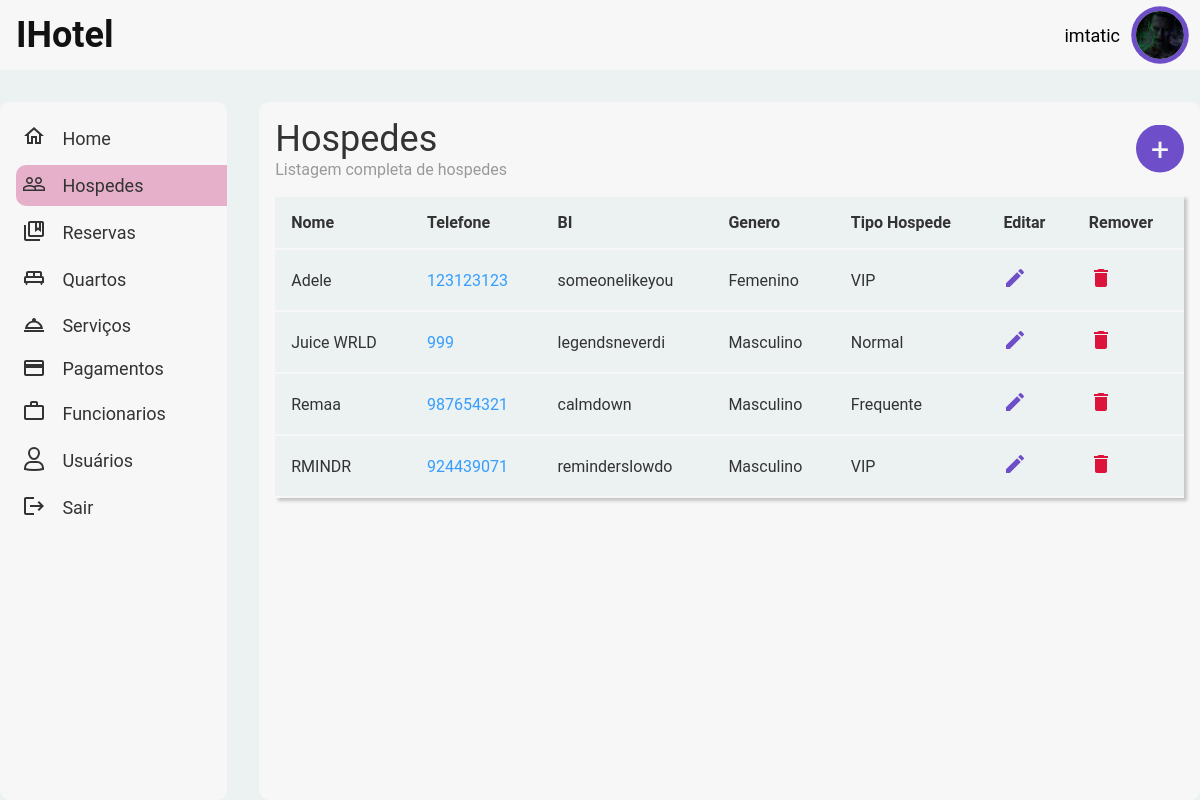
The app's page /index.php?p=hospedes (signed in) with its own data.
### tables this page shows
CREATE TABLE `hospedes` (
  `id` int(11) NOT NULL AUTO_INCREMENT,
  `nome` varchar(100) NOT NULL,
  `contacto` varchar(20) DEFAULT NULL,
  `bi` varchar(14) DEFAULT NULL,
  `genero` enum('Masculino','Femenino') NOT NULL,
  `tipo_hospede` int(11) NOT NULL,
  `criado_em` date NOT NULL DEFAULT current_timestamp(),
  UNIQUE KEY `id` (`id`),
  UNIQUE KEY `bi` (`bi`),
  KEY `tipo_hospede` (`tipo_hospede`),
  CONSTRAINT `hospedes_ibfk_1` FOREIGN KEY (`tipo_hospede`) REFERENCES `tipos_hospedes` (`id`)
);

CREATE TABLE `tipos_hospedes` (
  `id` int(11) NOT NULL AUTO_INCREMENT,
  `titulo` varchar(100) NOT NULL,
  `criado_em` date NOT NULL DEFAULT current_timestamp(),
  UNIQUE KEY `id` (`id`)
);

### pages/hospedes.php (the view, shortened to what this page needs)
<?php
require(__DIR__ . "/../actions/conexao.php");
?>
<section id="hospedesPage">
  <header>
    <div>
      <h1>Hospedes</h1>
      <h3>Listagem completa de hospedes</h3>
    </div>
    <button class="addHospedeButton">+</button>
  </header>
  <table class="tabelaHospedes">
    <thead>
      <tr>
        <td>Nome</td>
        <td>Telefone</td>
        <td class="hidden940">BI</td>
        <td class="hidden940">Genero</td>
        <td class="hidden940">Tipo Hospede</td>
        <td>Editar</td>
        <td class="hidden600">Remover</td>
      </tr>
    </thead>
    <?php
    $fecthHospedes = $conexao->prepare("SELECT * FROM tipos_hospedes JOIN hospedes ON tipos_hospedes.id = hospedes.tipo_hospede ORDER BY nome");
    $fecthHospedes->execute();
    $hospedes = $fecthHospedes->fetchAll(PDO::FETCH_ASSOC);
    for ($i = 0; $i < sizeof($hospedes); $i++) :
      $hospedeActual = $hospedes[$i];
    ?>
      <tr>
        <td><?php echo $hospedeActual['nome']; ?></td>
        <td><a href="tel:+<?php echo $hospedeActual['contacto']; ?>"><?php echo $hospedeActual['contacto']; ?></a></td>
        <td class="hidden940"><?php echo $hospedeActual['bi']; ?></td>
        <td class="hidden940"><?php echo $hospedeActual['genero']; ?></td>
        <td class="hidden940"><?php echo $hospedeActual['titulo']; ?></td>
        <td>
          <a href="pages/editHospede.php?hospede_id=<?php echo $hospedeActual['id'] ?>">
            <svg width="24" height="24" xmlns="http://www.w3.org/2000/svg" viewBox="0 0 24 24">
              <g fill="none" class="nc-icon-wrapper">
                <path d="M3 17.25V21h3.75L17.81 9.94l-3.75-3.75L3 17.25zM20.71 7.04a.996.996 0 0 0 0-1.41l-2.34-2.34a.996.996 0 0 0-1.41 0l-1.83 1.83 3.75 3.75 1.83-1.83z" fill="#6f4ec9"></path>
              </g>
            </svg>
          </a>
        </td>
        <td class="hidden600">
          <a href="actions/deleteHospede.php?hospede_id=<?php echo $hospedeActual['id'] ?>">
            <svg width="24" height="24" xmlns="http://www.w3.org/2000/svg" viewBox="0 0 24 24">
              <g fill="none" class="nc-icon-wrapper">
                <path d="M6 19c0 1.1.9 2 2 2h8c1.1 0 2-.9 2-2V7H6v12zM19 4h-3.5l-1-1h-5l-1 1H5v2h14V4z" fill="#dc143c"></path>
              </g>
            </svg>
          </a>
        </td>
      </tr>
    <?php endfor ?>
  </table>
</section>

### index.php (shortened to what this page needs)
<?php
if (isset($_SESSION['usuario']) && is_array($_SESSION['usuario'])) {
  $page = isset($_GET['p']) ? $_GET['p'] : 'home';
  $userName = $_SESSION['usuario'][0];
} else {
  echo "<script>window.location = `login.php`</script>";
}
?>
<!DOCTYPE html>
<html lang="pt">
<head>
  <link rel="stylesheet" href="./styles/main.css">
  <?php if ($page === 'hospedes') : ?>
    <link rel="stylesheet" href="./styles/hospedes.css">
  <?php endif ?>
</head>
<body>
  <div id="root">
    <header class="header">
      <a href="#" class="logo">IHotel</a>
      <figure class="profile">
        <figcaption><?php echo "$userName" ?></figcaption>
        <img src="./assets/images/joker.jpg" alt="Perfil">
      </figure>
    </header>
    <main class="main">
      <nav>
        <ul class="menu">
          <li id="home" class="listItem">
            <a href="index.php?p=home">
              <span class="icon">
                <svg width="24" height="24" xmlns="http://www.w3.org/2000/svg" viewBox="0 0 24 24">
                  <g fill="none" class="nc-icon-wrapper">
                    <path d="M12 5.69l5 4.5V18h-2v-6H9v6H7v-7.81l5-4.5zM12 3L2 12h3v8h6v-6h2v6h6v-8h3L12 3z" fill="#333333">
                    </path>
                  </g>
                </svg>
              </span>
              <span class="text">
                Home
              </span>
            </a>
          </li>
          <li id="hospedes" class="listItem">
            <a href="index.php?p=hospedes">
              <span class="icon">
              </span>
              <span class="text">
                Hospedes
              </span>
            </a>
          </li>
          <li id="reservas" class="listItem">
            <a href="index.php?p=reservas">
              <span class="icon">
              </span>
              <span class="text">
                Reservas
              </span>
            </a>
          </li>
          <li id="quartos" class="listItem">
            <a href="index.php?p=quartos">
              <span class="icon">
              </span>
              <span class="text">
                Quartos
              </span>
            </a>
          </li>
          <li id="servicos" class="listItem">
            <a href="index.php?p=servicos">
              <span class="text">
                Serviços
              </span>
            </a>
          </li>
          <li id="pagamentos" class="listItem">
            <a href="index.php?p=pagamentos">
              <svg width="24" height="24" xmlns="http://www.w3.org/2000/svg" viewBox="0 0 24 24">
                <g fill="none" class="nc-icon-wrapper">
                  <path d="M20 4H4c-1.11 0-1.99.89-1.99 2L2 18c0 1.11.89 2 2 2h16c1.11 0 2-.89 2-2V6c0-1.11-.89-2-2-2zm0 14H4v-6h16v6zm0-10H4V6h16v2z" fill="#333333">
                  </path>
                </g>
              </svg>
              <span class="text">
                Pagamentos
              </span>
            </a>
          </li>
          <li id="funcionarios" class="listItem">
            <a href="index.php?p=funcionarios">
              <span class="icon">
              </span>
              <span class="text">
                Funcionarios
              </span>
            </a>
          </li>
          <li id="usuarios" class="listItem">
            <a href="index.php?p=usuarios">
              <span class="icon">
              </span>
              <span class="text">
                Usuários
              </span>
            </a>
          </li>
          <li class="listItem">
            <a href="./actions/logout.php">
              <span class="icon">
                <svg width="24" height="24" xmlns="http://www.w3.org/2000/svg" viewBox="0 0 24 24">
                  <g fill="none" class="nc-icon-wrapper">
                    <path d="M17 7l-1.41 1.41L18.17 11H8v2h10.17l-2.58 2.58L17 17l5-5-5-5zM4 5h8V3H4c-1.1 0-2 .9-2 2v14c0 1.1.9 2 2 2h8v-2H4V5z" fill="#333333">
                    </path>
                  </g>
                </svg>
              </span>
              <span class="text">
                Sair
              </span>
            </a>
          </li>
        </ul>
      </nav>
      <?php
      switch ($page) {
        case 'hospedes':
          require('./pages/hospedes.php');
          break;
      }
      ?>
    </main>
  </div>
</body>
</html>

### styles/main.css (style rules this page uses)
:root { --button-text: 0.875rem; --micro-text: 0.6875rem; --normal-text: 1.125rem; --title-h3: 1.5rem; --title-h2: 2.25rem; --title-h1: 3rem; --border-radius: 0.625rem; --white-tom: #f7f7f7; --background-gray: #ecf1f1; --accent-color: #c9357c; --link-color: #349dff; --text-color: #121212; --textgrey-color: #999ea4; --button-color: #6f4ec9; }
* { margin: 0; padding: 0; outline: 0; box-sizing: border-box; -webkit-font-smoothing: antialiased !important; text-rendering: optimizeLegibility; font-family: Roboto, sans-serif; }
html, body { width: 100%; min-height: 100vh; }
#root { width: 100%; max-width: 1366px; margin: 0 auto; position: relative; min-height: 100vh; background-color: var(--background-gray); }
h1 { font-size: var(--title-h2); font-weight: 400; }
button { cursor: pointer; }
section { max-width: 100%; }
a { text-decoration: none; color: var(--link-color); }
img { max-width: 100%; display: block; }
.logo { font-size: var(--title-h2); color: var(--text-color); padding: 1rem 0; font-weight: bold; }
.header { width: 100%; height: 70px; background-color: var(--white-tom); display: flex; align-items: center; justify-content: space-between; padding: 0 1rem; position: sticky; top: 0px; box-sizing: 0.4rem 0 0.4rem rgba(0, 0, 0, 0.4); z-index: 1000; }
.profile { display: flex; align-items: center; gap: 1rem; }
.profile img { width: var(--title-h1); height: var(--title-h1); border-radius: 4rem; object-fit: cover; box-shadow: 0 0 0 0.3rem var(--button-color); }
.profile figcaption { font-size: var(--normal-text); }
.main { width: 100%; display: flex; gap: 2rem; min-height: calc((100vh - 70px) - 2rem); margin-top: 2rem; position: relative; }
.main nav { background-color: var(--white-tom); flex: 1; height: calc((100vh - 70px) - 2rem); position: sticky; top: calc(70px + 2rem); left: 0; overflow-y: auto; border-radius: var(--border-radius); }
.menu { list-style: none; display: flex; flex-direction: column; gap: 0.4rem; padding: 1rem 0 1rem 1rem; }
.menu .listItem a { font-size: var(--normal-text); display: flex; align-items: center; gap: 1rem; padding: 0.4rem; }
.listItem.active, .listItem:hover .listItem a { border-top-left-radius: var(--border-radius); border-bottom-left-radius: var(--border-radius); background-color: #c9357d5d; }
.menu .listItem a .text { color: #333; }
.main section { background-color: var(--white-tom); flex: 4; border-radius: var(--border-radius); padding: 1rem; display: flex; flex-direction: column; gap: 1rem; flex-wrap: wrap; }

### styles/hospedes.css (style rules this page uses)
#hospedesPage { display: flex; flex-direction: column; color: #333333; }
#hospedesPage > header { display: flex; width: 100%; align-items: center; justify-content: space-between; }
#hospedesPage > header h1 { font-size: 2.25rem; font-weight: 400; color: #333333 !important; }
#hospedesPage > header h3 { font-size: 1rem; font-weight: 400; color: #999999 !important; }
.addHospedeButton { width: 3rem; height: 3rem; clip-path: circle(); border: none; background-color: #6f4ec9; cursor: pointer; font-size: 2rem; color: #f7f7f7; }
img { max-width: 100%; }
#hospedesPage > table { background-color: #ecf1f1; padding: 1rem; font-size: 1rem; border-collapse: collapse; max-width: 100%; box-shadow: 0.2rem 0.2rem 0.2rem rgba(0, 0, 0, 0.205); }
#hospedesPage > table thead { font-weight: bold; }
table tr { border-bottom: 1px solid red; }
tr td { padding: 1rem; border: 2px solid #f7f7f7; border-right: none; border-left: none; }

### records on screen
hospedes: nome "Adele", contacto "123123123", bi "someonelikeyou", genero "Femenino", tipo_hospede.titulo "VIP"
hospedes: nome "Juice WRLD", contacto "999", bi "legendsneverdi", genero "Masculino", tipo_hospede.titulo "Normal"
hospedes: nome "Remaa", contacto "987654321", bi "calmdown", genero "Masculino", tipo_hospede.titulo "Frequente"
hospedes: nome "RMINDR", contacto "924439071", bi "reminderslowdo", genero "Masculino", tipo_hospede.titulo "VIP"

### other values on screen
$userName "imtatic"
